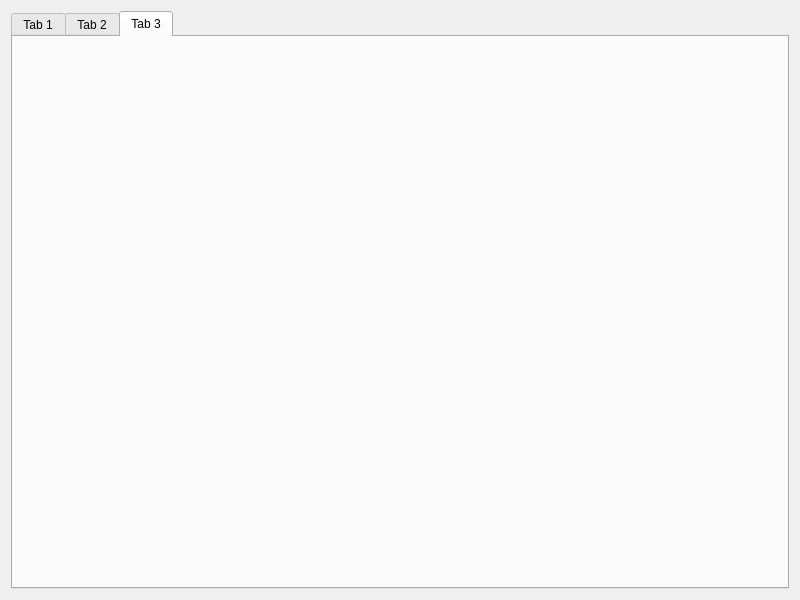
<?xml version="1.0" encoding="UTF-8"?>
<ui version="4.0">
 <class>MainWidget</class>
 <widget class="QWidget" name="MainWidget">
  <property name="geometry">
   <rect>
    <x>0</x>
    <y>0</y>
    <width>800</width>
    <height>600</height>
   </rect>
  </property>
  <property name="minimumSize">
   <size>
    <width>400</width>
    <height>400</height>
   </size>
  </property>
  <property name="windowTitle">
   <string>MainWidget</string>
  </property>
  <layout class="QVBoxLayout" name="verticalLayout">
   <item>
    <widget class="QTabWidget" name="pTabWidget">
     <property name="minimumSize">
      <size>
       <width>0</width>
       <height>0</height>
      </size>
     </property>
     <property name="currentIndex">
      <number>2</number>
     </property>
     <widget class="QWidget" name="pTab1">
      <attribute name="title">
       <string>Tab 1</string>
      </attribute>
     </widget>
     <widget class="QWidget" name="pTab2">
      <attribute name="title">
       <string>Tab 2</string>
      </attribute>
     </widget>
     <widget class="QWidget" name="pTab3">
      <attribute name="title">
       <string>Tab 3</string>
      </attribute>
     </widget>
    </widget>
   </item>
  </layout>
 </widget>
 <resources/>
 <connections/>
</ui>
